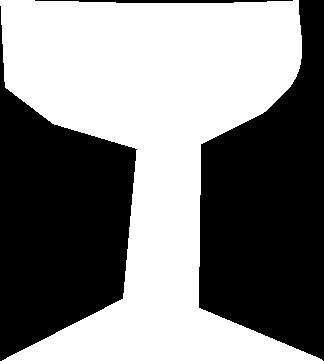
#> input picture assignment/Glas-2.gif, 324 x 361 px
$ jupyter execute Untitled.ipynb
#> lines starting #> are read from the running program, lines starting #| are printed output that depends on the picture; after the words box and inside, x2 and y2 are one past the last pixel; in counts of white or black regions, pixels touching at a corner belong together
[cell 1]
import cv2
import numpy as np
import matplotlib.pyplot as plt
from PIL import Image
from matplotlib import cm

[cell 2]
im_in =Image.open("Glas-2.gif")
#> im_in is the input picture: PIL image 324x361 P; 51.1% white; 3 black regions, box (x1, y1, x2, y2) and area: (199, 0, 324, 361) 29710, (0, 6, 137, 361) 26907, (35, 0, 293, 3) 564
im_in = im_in.convert('L')
# im_in = im_in.point(lambda x: 0 if x<128 else 255, '1')

[cell 3]
print(im_in)
#| <PIL.Image.Image image mode=L size=324x361 at 0x7F47C1A2B490>

[cell 4]
plt.imshow(im_in)

[cell 5]
im_in = np.array(im_in)
print(im_in.shape)
#| (361, 324)

[cell 6]
bordersize=10

mean= 0
im_in = cv2.copyMakeBorder(im_in, top=bordersize, bottom=bordersize, left=bordersize, right=bordersize, borderType= cv2.BORDER_CONSTANT, value=[mean,mean,mean] )
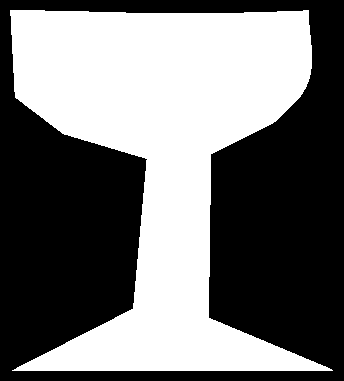
#> im_in: shape (381, 344); 45.6% white; 1 white region, box (x1, y1, x2, y2) and area: (10, 10, 333, 371) 59783

plt.imshow(im_in)

[cell 7]
# Threshold.
# Set values equal to or above 220 to 0.
# Set values below 220 to 255.
# im_in = cv2.bilateralFilter(im_in,9,75,75)

im_in = cv2.blur(im_in,(5,5))
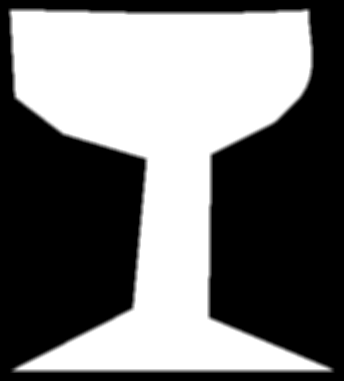
#> im_in: shape (381, 344); min 0, max 255, mean 116.3


th, im_in = cv2.threshold(im_in, 220, 255, cv2.THRESH_BINARY);
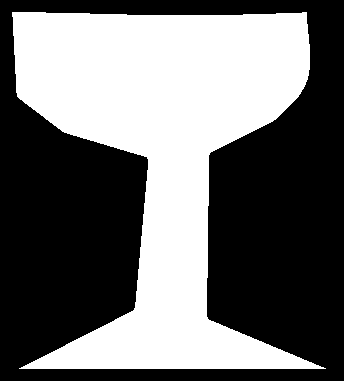
#> im_in: shape (381, 344); 43.3% white; 1 white region, box (x1, y1, x2, y2) and area: (12, 12, 326, 369) 56742
# Copy the thresholded image.
im_floodfill = im_in.copy()

# Mask used to flood filling.
# Notice the size needs to be 2 pixels than the image.
h, w = im_in.shape[:2]
#> h = 381; w = 344
print(h,w)
#| 381 344
mask = np.zeros((h+2, w+2), np.uint8)
print(mask.shape)
#| (383, 346)
# Floodfill from point (0, 0)
cv2.floodFill(im_floodfill, mask, (0,0), 255);
#> im_floodfill: shape (381, 344); every value is 255

# Invert floodfilled image
im_floodfill_inv = cv2.bitwise_not(im_floodfill)
#> im_floodfill_inv: shape (381, 344); every value is 0

# Combine the two images to get the foreground.
im_out = im_in | im_floodfill_inv
# im_out = im_floodfill

[cell 8]
plt.imshow(im_in)

[cell 9]
# plt.imshow(im_floodfill)
# plt.imshow( im_floodfill_inv)
plt.imshow( im_out)
print(im_in.shape)
#| (381, 344)
print(im_out.shape)
#| (381, 344)

[cell 10]
im_out = Image.fromarray(np.uint8(cm.gist_earth(im_out)*255))
im_out = im_out.convert('RGB')
#> im_out: PIL image 344x381 RGB

$ run again, with assignment/apple-16.jpeg saved as assignment/Glas-2.gif
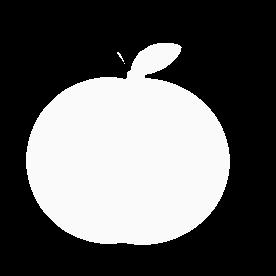
#> input picture assignment/apple-16.jpeg, 276 x 276 px
#> im_in is the input picture: PIL image 276x276 P; min 0, max 255, mean 95.4
#| <PIL.Image.Image image mode=L size=276x276 at 0x7F47C1A38150>
#| (276, 276)
#> `im_in = cv2.blur(im_in,(5,5))`:
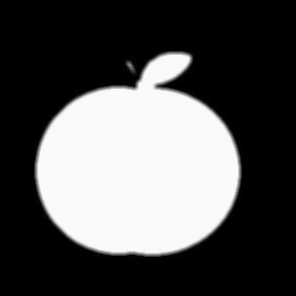
#> im_in: shape (296, 296); min 0, max 251, mean 82.9
#> `th, im_in = cv2.threshold(im_in, 220, 255, cv2.THRESH_BINARY);`:
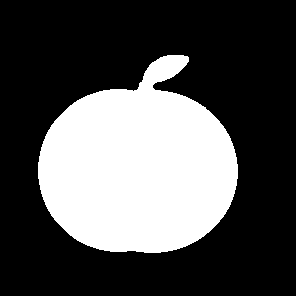
#> im_in: shape (296, 296); 31.6% white; 1 white region, box (x1, y1, x2, y2) and area: (38, 55, 238, 253) 27659
#| 296 296
#| (298, 298)
#> im_floodfill: shape (296, 296); every value is 255
#> im_floodfill_inv: shape (296, 296); every value is 0
#| (296, 296)
#| (296, 296)

$ run again, with assignment/beetle-4.pgm saved as assignment/Glas-2.gif
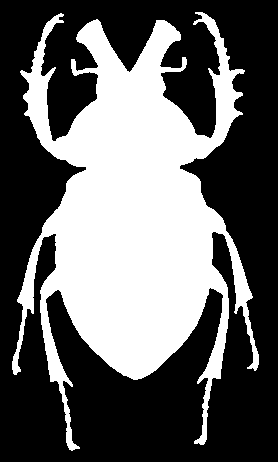
#> input picture assignment/beetle-4.pgm, 278 x 462 px
#> im_in is the input picture: PIL image 278x462 P; values 0 (black) and 250 (white), 39.3% white; 1 white region, box (x1, y1, x2, y2) and area: (12, 12, 259, 451) 50423
#| <PIL.Image.Image image mode=L size=278x462 at 0x7F47C1A37090>
#| (462, 278)
#> `im_in = cv2.blur(im_in,(5,5))`:
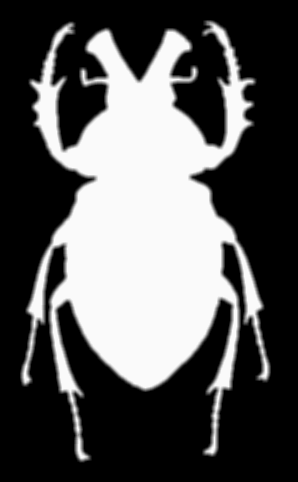
#> im_in: shape (482, 298); min 0, max 250, mean 87.8
#> `th, im_in = cv2.threshold(im_in, 220, 255, cv2.THRESH_BINARY);`:
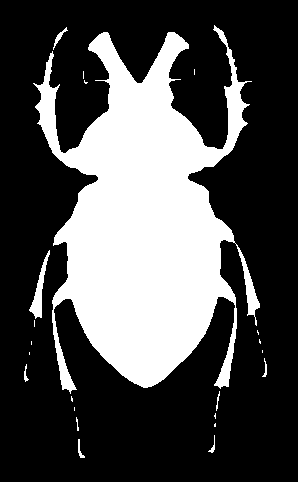
#> im_in: shape (482, 298); 30.6% white; 22 white regions (13 under 20 px), largest, box (x1, y1, x2, y2) and area: (33, 25, 260, 394) 43157, (29, 250, 50, 319) 429, (53, 27, 68, 50) 75
#| 482 298
#| (484, 300)
#> im_floodfill: shape (482, 298); every value is 255
#> im_floodfill_inv: shape (482, 298); every value is 0
#| (482, 298)
#| (482, 298)

$ run again, with assignment/mpeg7-bird.pgm saved as assignment/Glas-2.gif
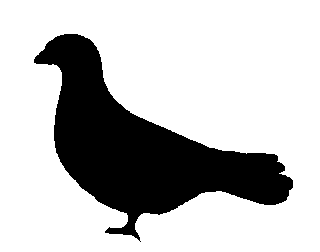
#> input picture assignment/mpeg7-bird.pgm, 320 x 252 px
#> im_in is the input picture: PIL image 320x252 P; 75.2% white; 1 black region, box (x1, y1, x2, y2) and area: (34, 34, 293, 242) 20023
#| <PIL.Image.Image image mode=L size=320x252 at 0x7F47C1A37250>
#| (252, 320)
#| 272 340
#| (274, 342)
#> `cv2.floodFill(im_floodfill, mask, (0,0), 255);`:
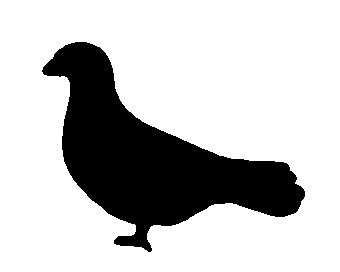
#> im_floodfill: shape (272, 340); 76.8% white; 1 black region, box (x1, y1, x2, y2) and area: (42, 42, 305, 252) 21478
#> `im_out = im_in | im_floodfill_inv`:
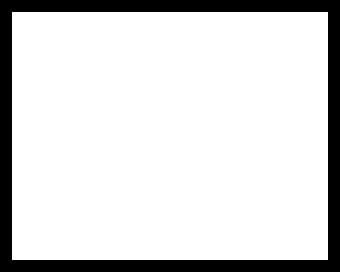
#> im_out: shape (272, 340); 84.7% white; 1 black region, box (x1, y1, x2, y2) and area: (0, 0, 340, 272) 14112
#| (272, 340)
#| (272, 340)
